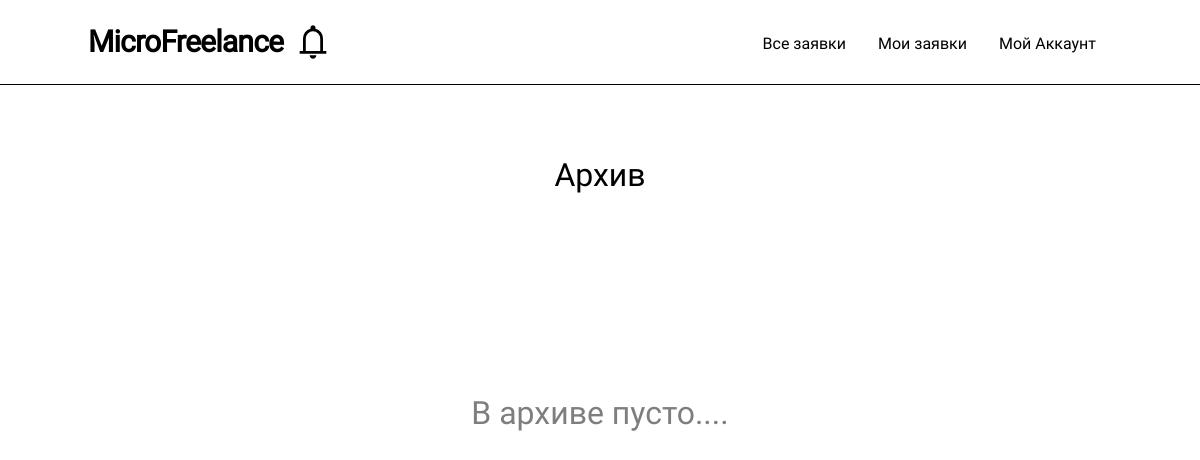
Before: /archive (signed in) with the older database file.
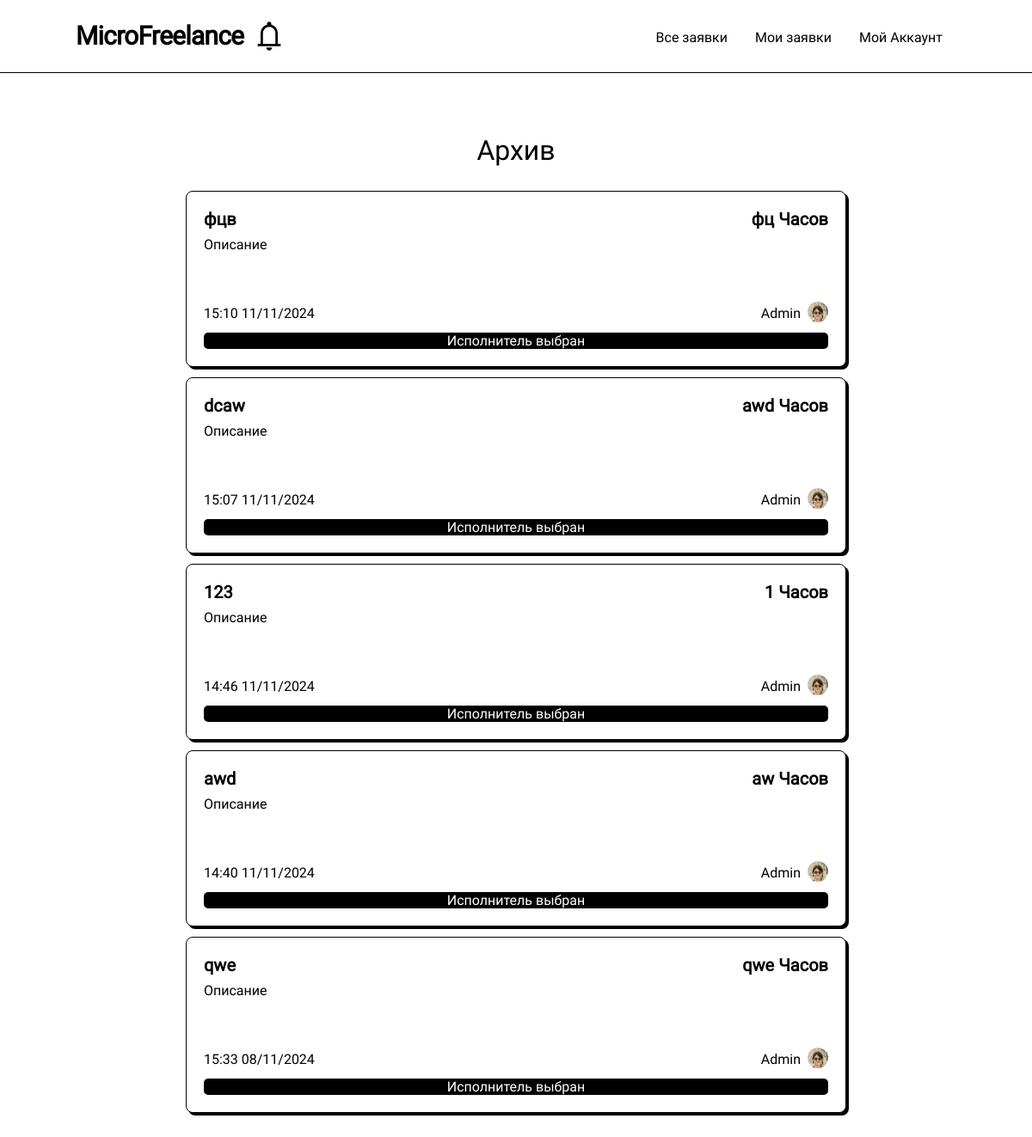
After: the same page with the newer database file.
### models.py (models this page shows, shortened)
class Post(db.Model):
    __table_name__ = "posts"
    id: Mapped[int]                         = mapped_column(primary_key=True)
    title: Mapped[str]                      = mapped_column(String(64))
    data: Mapped[str]                       = mapped_column(String(256))
    data_text: Mapped[str]                  = mapped_column(String(256))
    coast: Mapped[str]                      = mapped_column(String(64))
    currency: Mapped[str]                   = mapped_column(String(64))
    author_id: Mapped[int]                  = mapped_column(ForeignKey(User.id))
    create_date: Mapped[datetime.datetime]  = mapped_column(DateTime(timezone=True), server_default=func.now())
    update_date: Mapped[datetime.datetime]  = mapped_column(DateTime(timezone=True), server_default=func.now())
    selected: Mapped[bool]                  = mapped_column(default=False)
    selected_date: Mapped[Optional[datetime.datetime]] = mapped_column(DateTime(timezone=True))
    archived: Mapped[bool]                  = mapped_column(default=False)
    archived_date: Mapped[Optional[datetime.datetime]] = mapped_column(DateTime(timezone=True))
    selected_respond_author_id: Mapped[Optional[int]] = mapped_column()
    respond: Mapped[list["PostRespond"]]    = relationship(back_populates="post", cascade="all, delete")
    author: Mapped["User"] = relationship()

class User(UserMixin, db.Model):
    __table_name__ = "users"
    id: Mapped[int]                         = mapped_column(primary_key=True)
    login: Mapped[str]                      = mapped_column(String(64), index=True, unique=True)
    password_hash: Mapped[Optional[str]]    = mapped_column(String(256))
    name: Mapped[Optional[str]]             = mapped_column(String(64))
    aboutme: Mapped[Optional[str]]          = mapped_column(String(256))
    contact_info: Mapped[Optional[str]]     = mapped_column(String(256))
    account_type: Mapped[str]               = mapped_column(String(256), default='student')

### routes.py (the view)
@app.route('/')
@app.route('/archive/')
@app.route('/archive')
def archive(filter = None):
    query = sa.select(Post)                                         \
        .where(Post.archived == True)                               \
        .where(sa.or_(Post.author_id == current_user.id, Post.selected_respond_author_id == current_user.id)) \
        .order_by(Post.selected.desc(), Post.update_date.desc())
    return render_template('post_list.html', tasks = list(db.session.scalars(query)), create_new = False, title='Архив', null_message='В архиве пусто....')

### models.py (called while the page is built)
@login.user_loader
def load_user(id):
  return db.session.get(User, int(id))

### routes.py (called while the page is built)
def render_template(*args, **kwargs):
    kwargs['current_user'] = current_user
    return base_render_teplate(*args, **kwargs)

### templates/post_list.html (shortened to what this page needs)
{% extends 'base/base.html' %}
{% block content %}
<div class="list">
    {% if title %}
        <p class="list_title">{{ title }}</p>
    {% endif %}
    {% if not tasks %}
    <p class="null_message">{{null_message}}</p>
    {% endif %}
    {% for task in tasks %}
        <a href="/post/{{ task.id }}">
            <div class="post">
                <div class="top-line">
                    <p class="title"> {{ task.title }} </p>
                    <p class="coast">{{ task.coast  }} {{ task.currency }}</p>
                </div>
                <p class="about">{{ task.data_text|truncate(150) }}</p>
                <div class="bottom-line">
                    <div class="date-author">
                        <p class="date">
                            {{ task.create_date.strftime("%H:%M %d/%m/%Y")}}
                        </p>
                        <div class="author">
                            <p class="name">{{ task.author.name }}</p>
                            <img class="avatar" src="{{ url_for('static', filename='avatars/' + task.author.login + '.webp') }}"
                            onerror="this.src='/static/avatars/placeholder.svg'">
                        </div>
                    </div>
                </div>
                {% if task.selected %}
                    <div class="selected">
                        <span> Исполнитель выбран</span>
                    </div>
                {% endif %}
            </div>
        </a>
    {% endfor %}
</div>
{% endblock %}

### templates/base/base.html (shortened to what this page needs)
<!DOCTYPE html>
<html lang="en">
<head>
    <link rel="stylesheet" href="{{ url_for('static', filename='compile.css') }}">
    <link rel="stylesheet" href="{{ url_for('static', filename='output.css') }}">
</head>
<body>
    {% include 'base/header.html' %}
    <div class="container-" id="container">
        {% block content %}
        {% endblock %}
    </div>
</body>
</html>

### templates/base/header.html (shortened to what this page needs)
<nav class="nav-desktop">
    <div class="content">
      <div class="logo">
        <a href="/"> MicroFreelance</a>
        <div class="notifications-container">
          {% include 'base/header_assets/notifications.html' %}
        </div>
      </div>
      <div class="tabs">
          <a class="tab" href="/all-tasks"> Все заявки </a>
          <a class="tab" href="/my-tasks">  Мои заявки </a>
          <div class="dropdown">
            <a class="tab" href="/login">   Мой Аккаунт</a>
          </div>
      </div>
  </div>
</nav>
<div class="mobile-logo">
</div>

### templates/base/header_assets/notifications.html (shortened to what this page needs)
{% if current_user.is_authenticated %}
<img class="notifications" src="/static/icons/notifications.svg" id="notif-button">
{% endif %}

### static/compile.css (style rules this page uses)
html, :host { line-height: 1.5; -webkit-text-size-adjust: 100%; -moz-tab-size: 4; -o-tab-size: 4; tab-size: 4; font-family: Roboto; font-feature-settings: normal; font-variation-settings: normal; -webkit-tap-highlight-color: transparent; }
body { margin: 0; line-height: inherit; }
a { color: inherit; text-decoration: inherit; }
blockquote, dl, dd, h1, h2, h3, h4, h5, h6, hr, figure, p, pre { margin: 0; }
img, svg, video, canvas, audio, iframe, embed, object { display: block; vertical-align: middle; }
img, video { max-width: 100%; height: auto; }

Changed rows visible on the page:
added Post: title "фцв", coast "фц", currency "Часов", data_text "Описание", create_date "15:10 11/11/2024", author.name "Admin", login (picture), selected "Исполнитель выбран"
added Post: title "dcaw", coast "awd", currency "Часов", data_text "Описание", create_date "15:07 11/11/2024", author.name "Admin", login (picture), selected "Исполнитель выбран"
added Post: title "123", coast "1", currency "Часов", data_text "Описание", create_date "14:46 11/11/2024", author.name "Admin", login (picture), selected "Исполнитель выбран"
added Post: title "awd", coast "aw", currency "Часов", data_text "Описание", create_date "14:40 11/11/2024", author.name "Admin", login (picture), selected "Исполнитель выбран"
now on this page (row edited): Post: title "qwe", coast "qwe", currency "Часов", data_text "Описание", create_date "15:33 08/11/2024", author.name "Admin", login (picture), selected "Исполнитель выбран"
Other visible differences:
{{ null_message }}: "В архиве пусто...." → (not shown)
